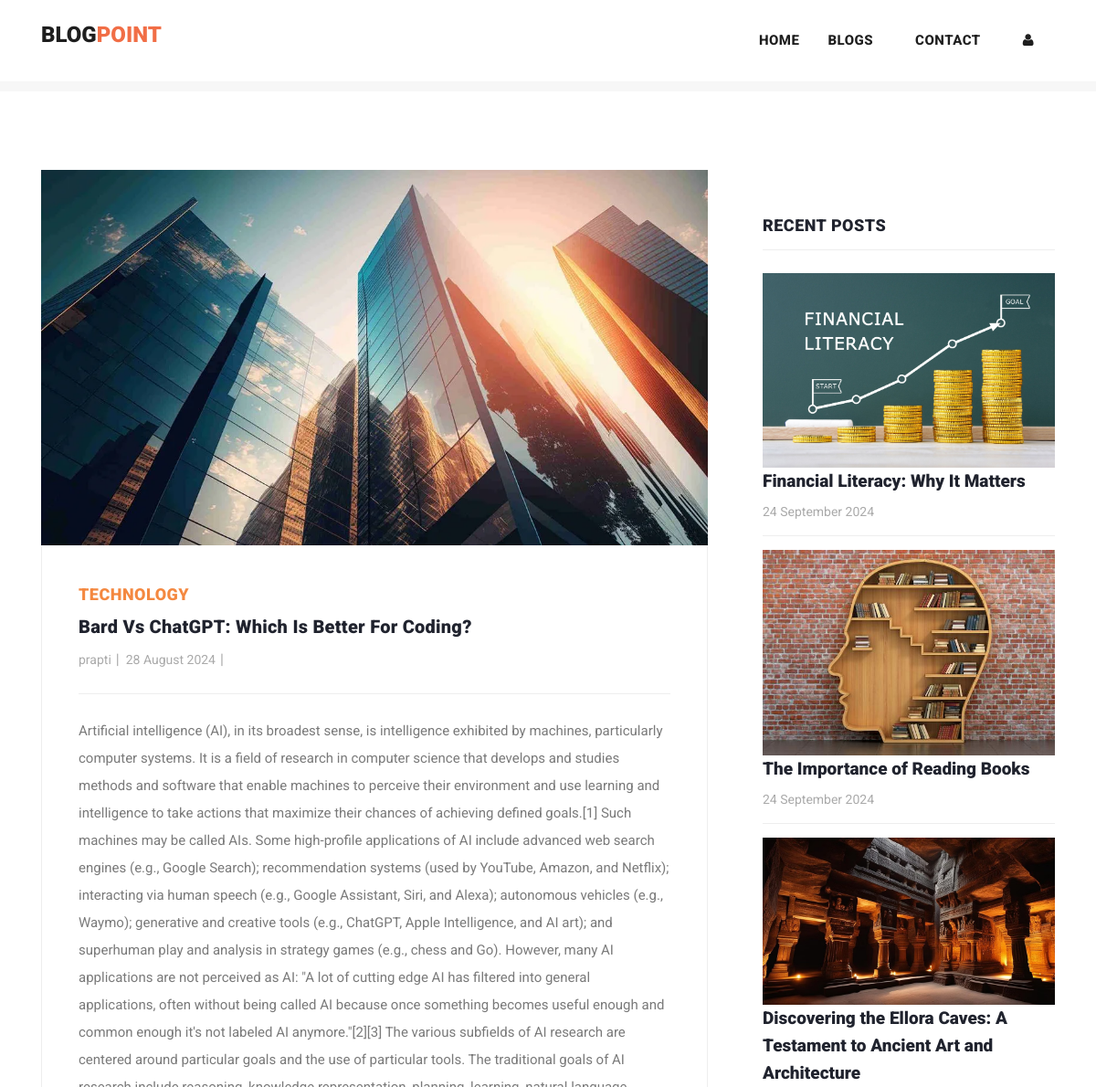
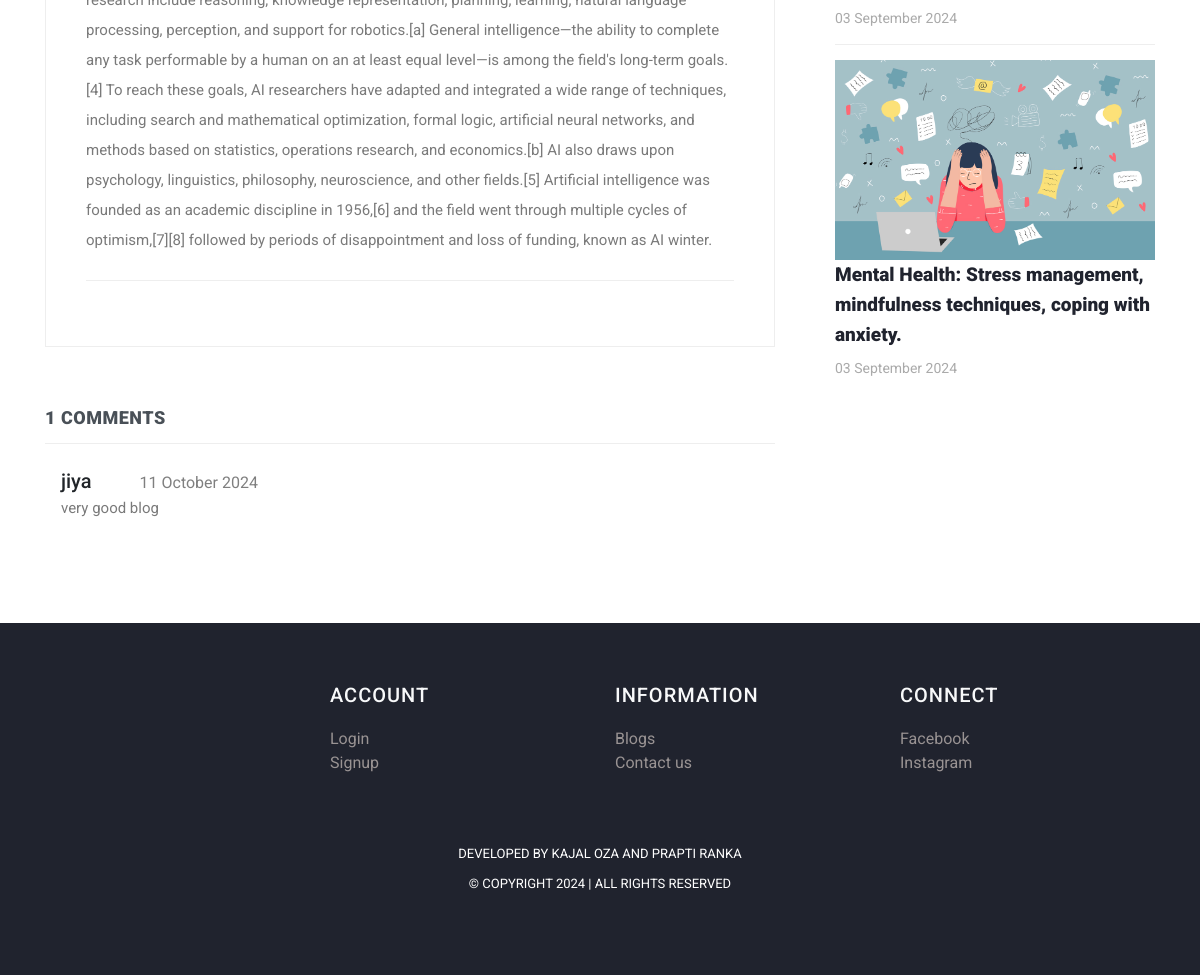
The page /post/25 on the database its author committed (2 pictures, top to bottom).
### myapp/models.py (models this page shows, shortened)
class Post(models.Model):
    postname = models.CharField(max_length=600)
    category = models.CharField(max_length=600)
    image = models.ImageField(upload_to='images/posts',blank=True,null=True)
    content = models.CharField(max_length=100000)
    time = models.CharField(default=time,max_length=100, blank=True)
    likes = models.IntegerField(default=0)
    user = models.ForeignKey(User,on_delete=models.CASCADE)

class Comment(models.Model):
    content = models.CharField(max_length=200)
    time = models.CharField(default=time,max_length=100, blank=True)
    post = models.ForeignKey(Post,on_delete=models.CASCADE)
    user = models.ForeignKey(User,on_delete=models.CASCADE)

### myapp/views.py (the view)
# urls.py: path("post/<int:id>",views.post,name="post"),
def post(request,id):
    post = Post.objects.get(id=id)
    return render(request,"post-details.html",{
        "user":request.user,
        'post':Post.objects.get(id=id),
        'recent_posts':Post.objects.all().order_by("-id"),
        'media_url':settings.MEDIA_URL,
        'comments':Comment.objects.filter(post_id = post.id),
        'total_comments': len(Comment.objects.filter(post_id = post.id))
    })

### templates/post-details.html (shortened to what this page needs)
{% load static %}
<!DOCTYPE html>
<html lang="en">
  <head>
    <link href="https://cdn.jsdelivr.net/npm/bootstrap@5.3.0-alpha3/dist/css/bootstrap.min.css" rel="stylesheet">
    <link href="{% static 'vendor/bootstrap/css/bootstrap.min.css' %}" rel="stylesheet">
    <link rel="stylesheet" href="{% static 'assets/css/fontawesome.css' %}">
    <link rel="stylesheet" href="{% static 'assets/css/templatemo-stand-blog.css' %}">
    <link rel="stylesheet" href="{% static 'assets/css/owl.css' %}">
  </head>
  <body>
    {%include 'header.html'%}
    <section class="blog-posts grid-system">
      <div class="container">
        <div class="row">
          <div class="col-lg-8">
            <div class="all-blog-posts">
              <div class="row">
                <div class="col-lg-12">
                  <div class="blog-post">
                    <div class="blog-thumb">
                      <img src="{{media_url}}{{post.image}}" alt="post_image">
                    </div>
                    <div class="down-content">
                      <span>{{post.category}}</span>
                      <a><h4>{{post.postname}}</h4></a>
                      <ul class="post-info">
                        <li><a href="#">{{post.user}}</a></li>
                        <li><a href="#">{{post.time}}</a></li>
                      </ul>
                      <p>{{post.content}}</p>
                    </div>
                  </div>
                </div>
                <div class="col-lg-12">
                  <div class="sidebar-item comments">
                    <div class="sidebar-heading">
                      <h2 class="text-dark-emphasis">{{total_comments}} comments</h2>
                    </div>
                    <div class="content">
                      <ul>
                        {% for comment in comments %}
                        <li style="display: block;">
                          <div class="ps-3">
                            <h5>{{comment.user}}<span class="small text-black-50 px-5 text-danger">{{comment.time}}</span>
                            </h5>
                            <p>{{comment.content}}</p>
                          </div>
                        </li>
                        {% endfor %}
                      </ul>
                    </div>
                  </div>
                </div>
              </div>
            </div>
          </div>
          <div class="col-lg-4">
            <div class="sidebar">
              <div class="row">
                <div class="col-lg-12">
                  <div class="sidebar-item recent-posts">
                    <div class="sidebar-heading">
                      <h2>Recent Posts</h2>
                    </div>
                    <div class="content">
                      <ul>
                        {% for post in recent_posts|slice:"0:4" %}
                        <li>
                          <img src="{{media_url}}{{post.image}}" class="img-fluid" alt="">
                          <a href="post-details.html">
                            <a href="{% url 'post' post.id %}" class="text-decoration-none text-dark"><h5>{{post.postname}}</h5></a>
                          <span>{{post.time}}</span>
                        </a></li>
                        {% endfor %}
                      </ul>
                    </div>
                  </div>
                </div>
              </div>
            </div>
          </div>
        </div>
      </div>
    </section>
   {% include "footer.html" %}
  </body>
</html>

### templates/header.html (shortened to what this page needs)
<header class="">
  <nav class="navbar navbar-expand-lg bg-white">
    <div class="container">
      <a class="navbar-brand" href="{% url 'index' %}">
        <h2>Blog<span style="color: rgb(241, 110, 70);">Point</span></h2>
      </a>
      <div class="collapse navbar-collapse" id="navbarResponsive">
        <ul class="navbar-nav ml-auto">
          <li>
            <a class="nav-link" href="{% url 'index' %}">Home
            </a>
          </li>
          <li class="nav-item">
            <a class="nav-link" href="{% url 'blog' %}">Blogs</a>
          </li>
          <li class="nav-item">
            <a class="nav-link" href="{% url 'contact' %}">Contact</a>
          </li>
          {% if user.is_authenticated %}
          <li class="nav-item">
            <a class="nav-link" href="{% url 'create' %}">Create</a>
          </li>
          <li class="nav-item">
            <a class="nav-link" href="{% url 'profile' user.id %}">Profile</a>
          </li>
          <li class="nav-item">
            <a class="nav-link text-primary" href="{% url 'logout' %}">Logout</a>
          </li>
          {% else %}
          <li class="nav-item">
            <a class="nav-link" href="{% url 'signin' %}"><i class="fa fa-user"></i></a>
          </li>
          {% endif %}
        </ul>
      </div>
    </div>
  </nav>
</header>
<div class="main-banner header-text">
  <div class="container-fluid">
    <div class="owl-banner owl-carousel">
    </div>
  </div>
</div>

### templates/footer.html (shortened to what this page needs)
<footer>
  <div class="container">
    <div class="row">
      <div class="col-lg-3 col-md-6 col-sm-12">
      </div>
      <div class="col-lg-3 col-md-6 col-sm-12">
        <h4 class="text-light">ACCOUNT</h4>
        <ul>
          <li><a href="{% url 'signin' %}">Login</a></li>
          <li><a href="{% url 'signup' %}">Signup</a></li>
        </ul>
      </div>
      <div class="col-lg-3 col-md-6 col-sm-12">
        <h4 class="text-light">INFORMATION</h4>
        <ul>
          <li><a href="{% url 'blog' %}">Blogs</a></li>
          <li><a href="{% url 'contact' %}">Contact us</a></li>
        </ul>
      </div>
      <div class="col-lg-3 col-md-6 col-sm-12">
        <h4 class="text-light">CONNECT</h4>
        <ul>
          <li><a href="#">Facebook</a></li>
          <li><a href="#">Instagram</a></li>
        </ul>
      </div>
    </div>
  </div>
  <div class="container mt-5">
    <div class="row">
      <div class="col-lg-12">
        <div class="p-3">
          <p>Developed  by Kajal Oza And Prapti Ranka <a href="#"></a> <br>
            &copy; Copyright 2024 | All Rights Reserved
        </div>
      </div>
    </div>
  </div>
</footer>

### static/assets/css/templatemo-stand-blog.css (style rules this page uses)
body { font-family: 'Roboto', sans-serif; overflow-x: hidden; text-rendering: optimizeLegibility; -webkit-font-smoothing: antialiased; -moz-osx-font-smoothing: grayscale; }
p { margin-bottom: 0px; font-size: 15px; font-weight: 400; color: #7a7a7a; line-height: 30px; }
a { text-decoration: none!important; }
ul { padding: 0; margin: 0; list-style: none; }
h1,h2,h3,h4,h5,h6 { margin: 0px; }
header { position: absolute; z-index: 99999; width: 100%; height: 100px; background-color: #f7f7f7; -webkit-transition: all 0.3s ease-in-out 0s; -moz-transition: all 0.3s ease-in-out 0s; -o-transition: all 0.3s ease-in-out 0s; transition: all 0.3s ease-in-out 0s; }
header .navbar { padding: 25px 0px; }
.navbar .navbar-brand { float: left; margin-top: -12px; outline: none; }
.navbar .navbar-brand h2 { color: #1e1e1e; text-transform: uppercase; font-size: 24px; font-weight: 900; -webkit-transition: all .3s ease 0s; -moz-transition: all .3s ease 0s; -o-transition: all .3s ease 0s; transition: all .3s ease 0s; }
#navbarResponsive { z-index: 999; }
.navbar-collapse { text-align: center; }
.navbar .navbar-nav .nav-item { margin: 0px 15px; }
.navbar .navbar-nav a.nav-link { text-transform: capitalize; font-size: 15px; font-weight: 800; text-transform: uppercase; letter-spacing: 0.5px; color: #1e1e1e; transition: all 0.3s; }
.main-banner .container-fluid { padding: 0px 10px; margin-bottom: -24px; }
.owl-banner { padding-top: 110px; }
.blog-posts { margin-top: 100px; }
.blog-posts .blog-post { margin-bottom: 30px; }
.blog-posts .blog-thumb img { width: 100%; overflow: hidden; }
.blog-posts .down-content { padding: 40px; border-right: 1px solid #eee; border-left: 1px solid #eee; border-bottom: 1px solid #eee; }
.blog-posts .down-content span { font-size: 18px; text-transform: uppercase; letter-spacing: 0.5px; font-weight: 900; color: #f48840; }
.blog-posts .down-content h4 { font-size: 24px; text-transform: capitalize; letter-spacing: 0.5px; font-weight: 900; color: #20232e; margin: 10px 0px 12px 0px; }
.blog-posts .down-content ul.post-info li { display: inline-block; margin-right: 8px; }
.blog-posts .down-content ul.post-info li:after { content: '|'; color: #aaa; margin-left: 8px; }
.blog-posts .down-content h4 { font-size: 20px; letter-spacing: 0.25px; }
.grid-system .down-content ul.post-info li { margin-right: 3px; }
.grid-system .down-content ul.post-info li:after { margin-left: 5px; }
.blog-posts .down-content ul.post-info li a { font-size: 14px; color: #aaa; font-weight: 400; transition: all .3s; }
.blog-posts .down-content p { padding: 25px 0px; margin: 25px 0px; border-top: 1px solid #eee; border-bottom: 1px solid #eee; }
.blog-posts .sidebar-heading h2 { font-size: 18px; text-transform: uppercase; font-weight: 900; letter-spacing: 0.5px; color: #20232e; border-bottom: 1px solid #eee; padding-bottom: 15px; margin-bottom: 25px; }
.blog-posts .comments { margin-top: 30px; }
.blog-posts .comments ul li { display: inline-block; margin-bottom: 20px; padding-bottom: 20px; border-bottom: 1px solid #eee; }
.blog-posts .comments ul li:last-child { margin-bottom: 0px; padding-bottom: 0px; border-bottom: none; }
.sidebar { margin-left: 30px; }
.sidebar .sidebar-item { margin-top: 50px; }
.sidebar .sidebar-heading h2 { font-size: 18px; text-transform: uppercase; font-weight: 900; letter-spacing: 0.5px; color: #20232e; border-bottom: 1px solid #eee; padding-bottom: 15px; margin-bottom: 25px; }
.sidebar .recent-posts ul li { margin-bottom: 15px; padding-bottom: 15px; border-bottom: 1px solid #eee; }
.sidebar .recent-posts ul li:last-child { margin-bottom: 0px; padding-bottom: 0px; border-bottom: none; }
.sidebar .recent-posts ul li h5 { font-size: 19px; font-weight: 900; color: #20232e; line-height: 30px; transition: all 0.3s; }
.sidebar .recent-posts ul li span { display: block; font-size: 14px; color: #aaa; margin-top: 8px; }
footer { margin-top: 100px; text-align: center; background-color: #20232e; padding: 60px 0px; }
footer p { font-size: 13px; text-transform: uppercase; color: #fff; }

### templates/footer.html (style rules this page uses)
h4 { text-align: left; color: #dfdada; letter-spacing: 1px; margin-bottom: 20px; font-size: 20px; }
li { text-decoration: none; text-align: left; }
li a { color: rgb(153, 147, 147); }

### rows shown on the page
Post: image (picture), category "TECHNOLOGY", postname "Bard Vs ChatGPT: Which Is Better For Coding?", user "prapti", time "28 August 2024", content "Artificial intelligence (AI), in its broadest sense, is intelligence exhibited by machines, particularly computer systems. It is a field of research in computer science that develops and studies methods and software that enable machines to perceive their environment and use learning and intelligence to take actions that maximize their chances of achieving defined goals.[1] Such machines may be called AIs. Some high-profile applications of AI include advanced web search engines (e.g., Google Search); recommendation systems (used by YouTube, Amazon, and Netflix); interacting via human speech (e.g., Google Assistant, Siri, and Alexa); autonomous vehicles (e.g., Waymo); generative and creative…"
Comment: user "jiya", time "11 October 2024", content "very good blog"
Post: image (picture), postname "Financial Literacy: Why It Matters", time "24 September 2024"
Post: image (picture), postname "The Importance of Reading Books", time "24 September 2024"
Post: image (picture), postname "Discovering the Ellora Caves: A Testament to Ancient Art and Architecture", time "03 September 2024"
Post: image (picture), postname "Mental Health: Stress management, mindfulness techniques, coping with anxiety.", time "03 September 2024"

### other values the page prints
{{ total_comments }} "1"
